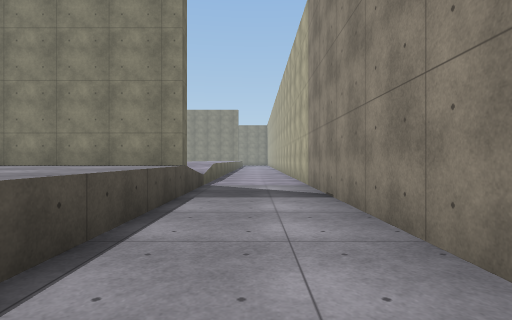
[1] (above)

19 first-person views from a walk through a scene from a Unity 3-D project. The camera is 1.2 m above the floor, looks level and sees 80° across. The floor is counted in squares, 2 m on a side. Each view is taken from the middle of a square. On the plan, view 1 faces up. The plan holds only what a view shows up to about 9 squares ahead; the rest is blank. The place goes on beyond the plan. The player character is not drawn. Surface patterns are stand-ins for the level's own textures.

[2]
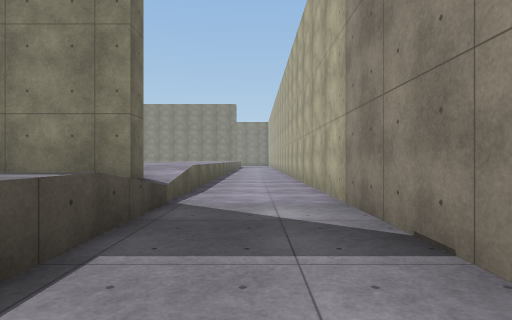

[3]
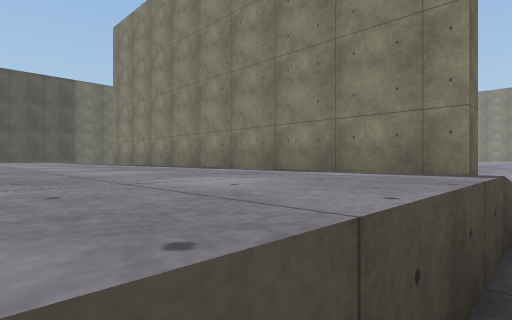

[4]
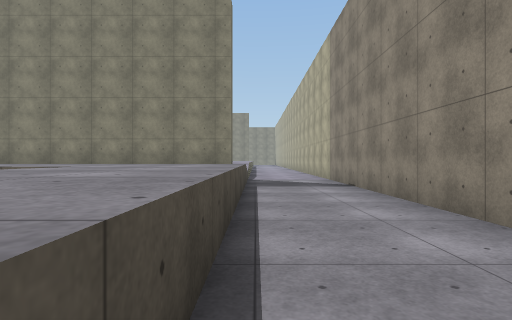

[5]
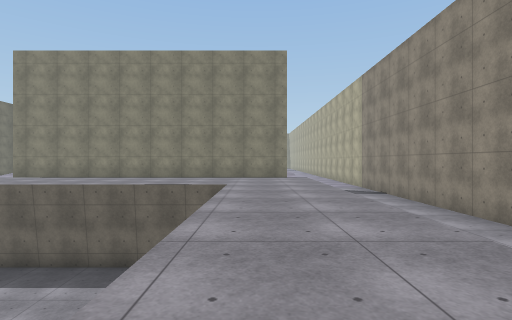

[6]
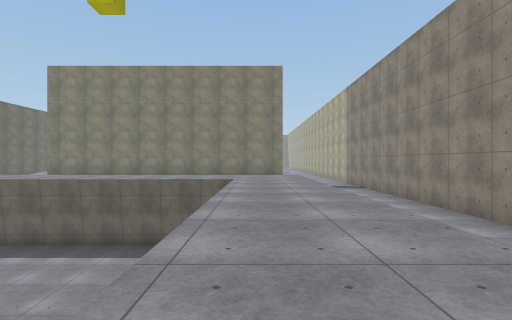

[7]
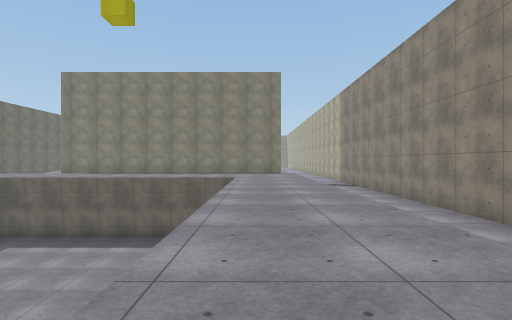

[8]
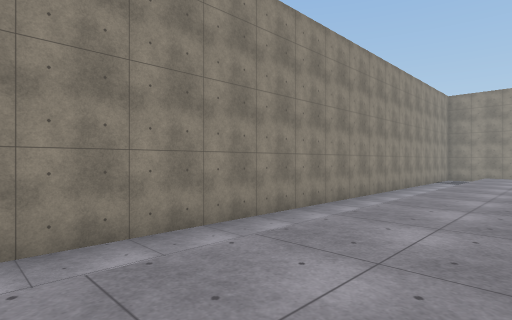

[9]
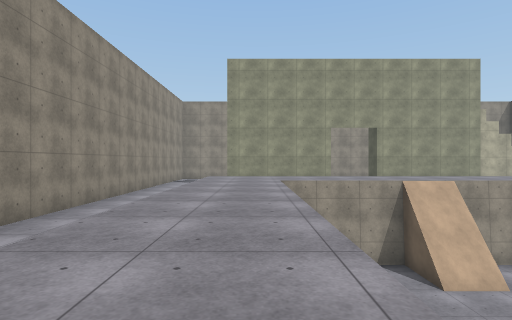

[10]
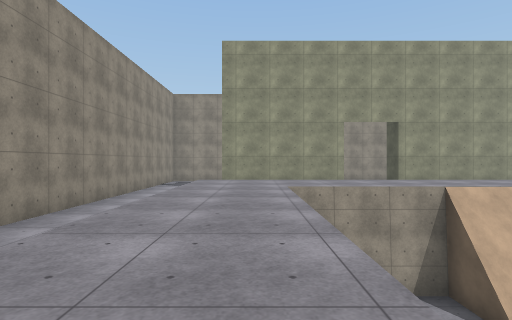

[11]
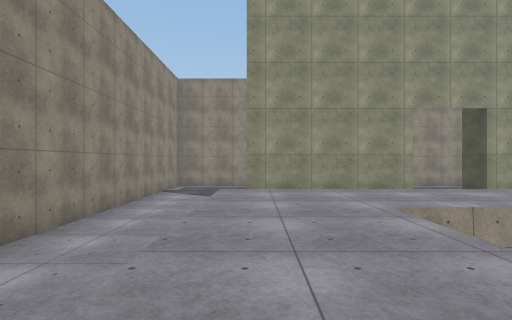

[12]
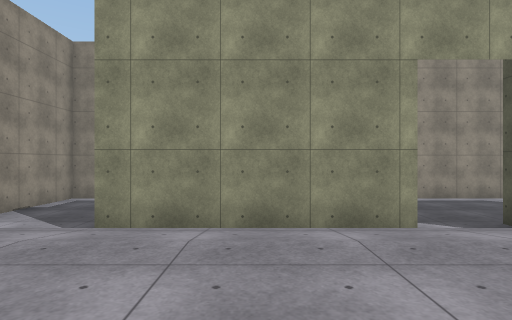

[13]
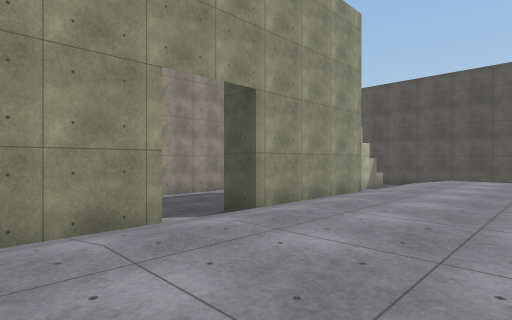

[14]
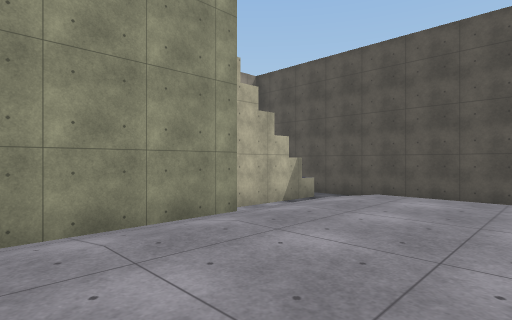

[15]
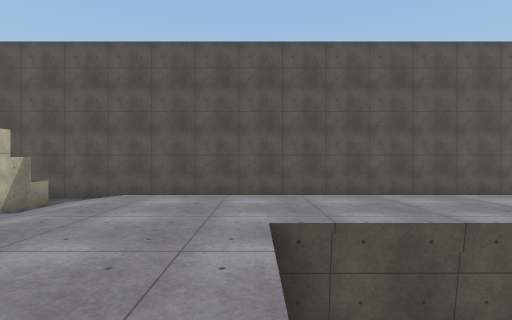

[16]
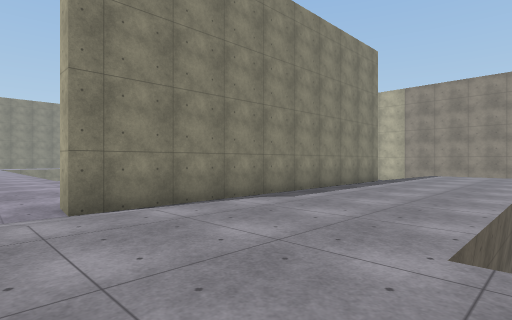

[17]
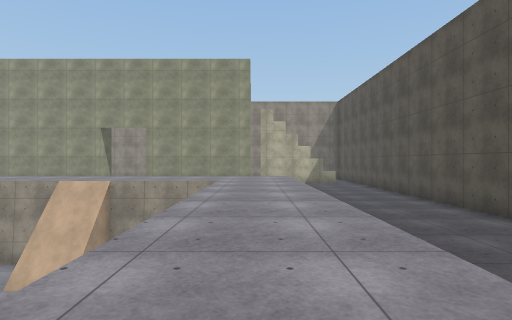

[18]
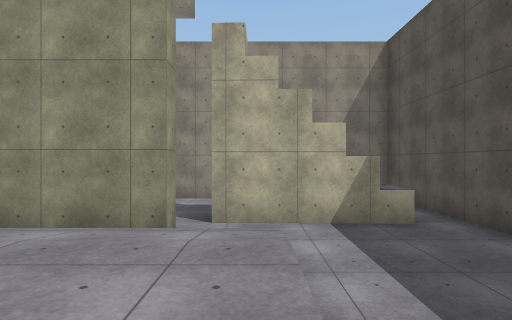

[19]
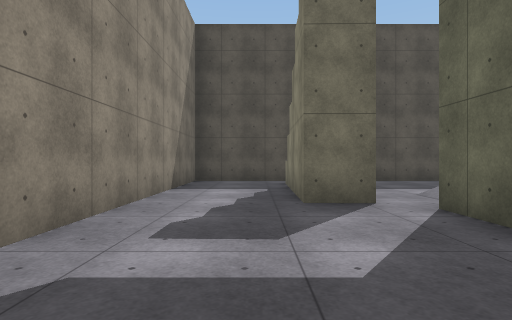

### Floor plan
Key: @ floor where view 1 was taken; # wall or solid block; . main floor; : floor 0.75 m higher than the main floor; + floor 1 m higher than the main floor; / step, stairs or slope; v drop or lower ground.
Columns run from 18 left of view 1 to 2 right of it. Each row starts with its distance up from view 1.
 12      ++          ...#
 11      ++          ...#
 10      ++         +...#
  9      +          +...#
  8      /          :...#
  7     //###########...#
  6     /////////    ...#
  5     +++++++++++++...#
  4     +++++++++++++...#
  3     +++++++++++++...#
  2     +++ vvvvv v++...#
  1         vvvvv v++...#
  0         vvvvv v++.@.#
 -1          vvvv v++...#
 -2      +    vvv v++...#
 -3     +++    vv v++...#
 -4 #   +++       v++...#
 -5 # ..+++       v++...#
 -6 #...+++       v++...#
 -7 #...+++       v++...#
 -8 #...+++   vvv v++...#
 -9 #...+++  vvv  v++...#
-10 #...+++ vvvvv v++...#
-11 #...+++++++++++++...#
-12 #   +++++++++++++...#
-13 #...+++++++++++++...#
-14 #.../////////////...#
-15 #.../////// /////...#
-16 #.....####/.#####...#
-17 #.###.......     ...#
-18 #..........       ..#
-19 #..........       ..#
-20 ##########         ##

Where each view was taken, in squares from view 1:
view 1: 0 up, 0 right, facing up
view 2: 3 up, 0 right, facing up
view 3: 3 up, 1 left, facing up-left
view 4: 2 down, 1 left, facing up
view 5: 5 down, 3 left, facing up
view 6: 7 down, 3 left, facing up
view 7: 8 down, 3 left, facing up
view 8: 1 down, 3 left, facing down-right
view 9: 2 down, 3 left, facing down
view 10: 4 down, 3 left, facing down
view 11: 7 down, 2 left, facing down
view 12: 11 down, 4 left, facing down
view 13: 11 down, 4 left, facing down-left
view 14: 11 down, 9 left, facing down-left
view 15: 11 down, 9 left, facing left
view 16: 2 up, 14 left, facing up-right
view 17: 2 down, 13 left, facing down
view 18: 11 down, 14 left, facing down
view 19: 18 down, 9 left, facing left
